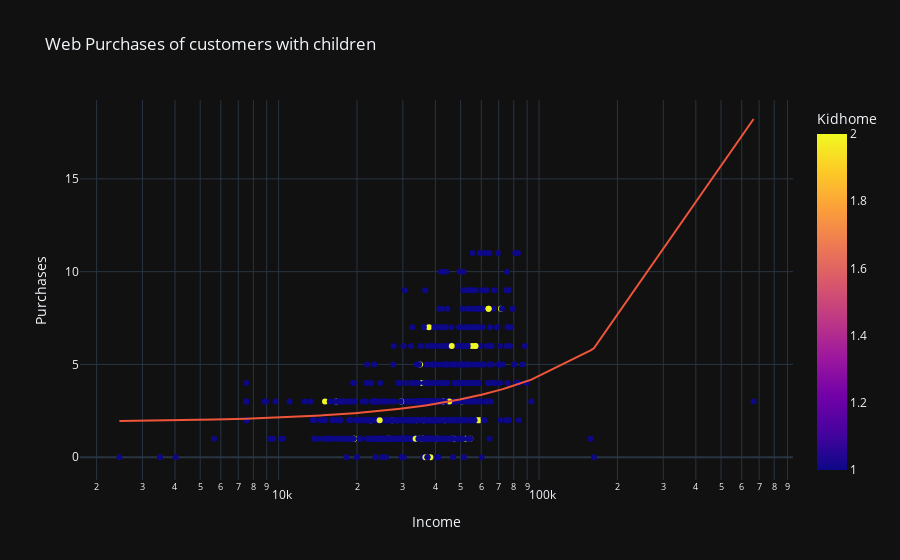

This figure's notebook cell:
### Markdown cell above
### Are customers with children more likely to purchase products online?

### Code cell
df1 = df.query('Kidhome in [1,2]').dropna()[['Kidhome','Income','NumWebPurchases']]
px.scatter(df1, x = 'Income', y='NumWebPurchases', color='Kidhome', trendline='ols', log_x=True, labels={'NumWebPurchases':'Purchases'}, title='Web Purchases of customers with children')

### Figure 1 — Plotly figure (JSON) as saved in the notebook; plotly's stock layout.template omitted (floating-point values rounded to 4 significant figures; data arrays with more than 128 entries replaced by an {"elided": "..."} marker saying what was removed)
{"data": [{"hovertemplate": "Income=%{x}<br>Purchases=%{y}<br>Kidhome=%{marker.color}<extra></extra>", "legendgroup": "", "marker": {"color": {"elided": "933 int values"}, "coloraxis": "coloraxis", "symbol": "circle"}, "mode": "markers", "name": "", "orientation": "v", "showlegend": false, "x": {"elided": "933 float values"}, "xaxis": "x", "y": {"elided": "933 int values"}, "yaxis": "y", "type": "scatter"}, {"hovertemplate": "<b>OLS trendline</b><br>NumWebPurchases = 2.44961e-05 * Income + 1.89442<br>R<sup>2</sup>=0.085396<br><br>Income=%{x}<br>Purchases=%{y} <b>(trend)</b><extra></extra>", "legendgroup": "", "marker": {"symbol": "circle"}, "mode": "lines", "name": "", "showlegend": false, "x": {"elided": "933 float values"}, "xaxis": "x", "y": {"elided": "933 float values"}, "yaxis": "y", "type": "scatter"}], "layout": {"xaxis": {"anchor": "y", "domain": [0.0, 1.0], "title": {"text": "Income"}, "type": "log"}, "yaxis": {"anchor": "x", "domain": [0.0, 1.0], "title": {"text": "Purchases"}}, "coloraxis": {"colorbar": {"title": {"text": "Kidhome"}}, "colorscale": [[0.0, "#0d0887"], [0.1111, "#46039f"], [0.2222, "#7201a8"], [0.3333, "#9c179e"], [0.4444, "#bd3786"], [0.5556, "#d8576b"], [0.6667, "#ed7953"], [0.7778, "#fb9f3a"], [0.8889, "#fdca26"], [1.0, "#f0f921"]]}, "legend": {"tracegroupgap": 0}, "title": {"text": "Web Purchases of customers with children"}}}
